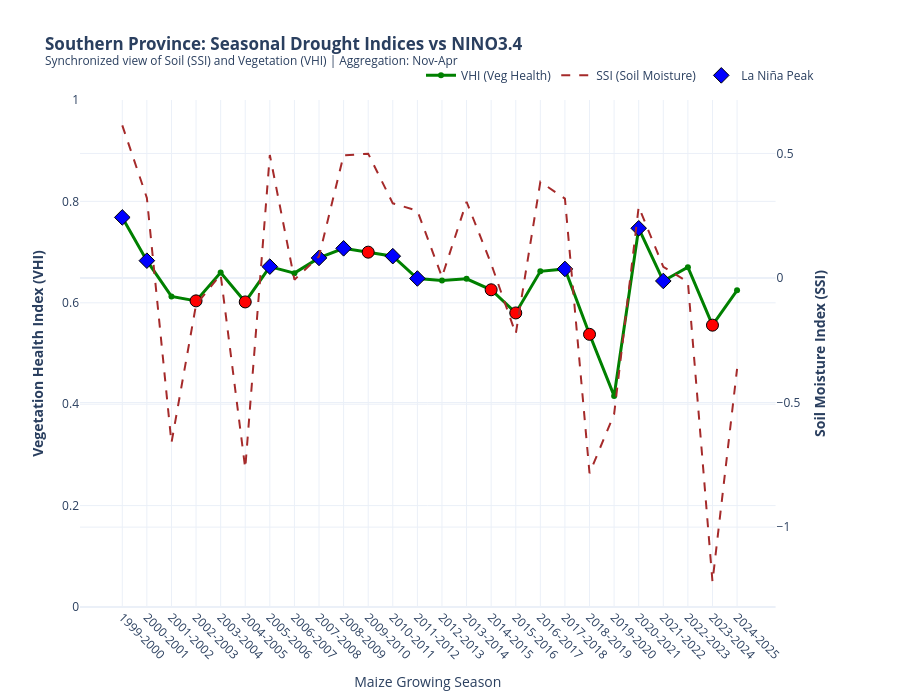

Notebook code for this chart:
### Markdown cell above
This visualization tracks the biological response of the vegetation canopy across individual districts, serving as the empirical measure of actual agricultural stress. A critical observation in this data is the "resilience gap" found during moderate years, where some districts manage to maintain a VHI above the 0.4 stress threshold despite declining soil moisture levels. The convergence of all district lines at the absolute bottom of the scale in 2024 provides precise scientific proof of a universal agricultural failure. This plot is essential for ground-truthing because it confirms that the soil moisture deficits recorded in our models actually resulted in visible crop damage across the province.

### Code cell
import pandas as pd
import numpy as np
import plotly.graph_objects as go
from plotly.subplots import make_subplots
import os

# ============================================================
# 1. PREPARE CLIMATE DATA (NINO34) - AGGREGATED NOV TO APR
# ============================================================
df_climate['date'] = pd.to_datetime(df_climate['date'])
df_climate['month'] = df_climate['date'].dt.month
df_climate['year'] = df_climate['date'].dt.year

# Define CropYear (Nov-Dec belongs to next year's harvest)
df_climate['CropYear'] = np.where(df_climate['month'] >= 11, 
                                  df_climate['year'] + 1, 
                                  df_climate['year'])

# Filter for the Maize Season (Nov to Apr) and aggregate NINO34
# Precision Note: Using months 11, 12, 1, 2, 3, 4
maize_months = [11, 12, 1, 2, 3, 4]
nino_seasonal = df_climate[df_climate['month'].isin(maize_months)].groupby('CropYear')['NINO34'].mean().reset_index()

# Patch 2024 NINO34 (Official Peak recorded for the season)
nino_seasonal.loc[nino_seasonal['CropYear'] == 2024, 'NINO34'] = 2.03

# ============================================================
# 2. PREPARE PROVINCIAL DATA (SOUTHERN PROVINCE)
# ============================================================
# Average all districts to the Provincial level
southern_data = df_seasonal_agg[df_seasonal_agg['province'] == 'Southern'].copy()
south_ts = southern_data.groupby('CropYear').agg({
    'SSI_seasonal': 'mean',
    'VHI_seasonal': 'mean',
    'NDVI_seasonal': 'mean'
}).reset_index()

# Merge with NINO34 data
south_ts = pd.merge(south_ts, nino_seasonal, on='CropYear', how='left')

# Remove any future/NaN rows (like 2025-2026) for precision
south_ts = south_ts.dropna(subset=['NINO34', 'SSI_seasonal'])

# Create Season label (e.g., "2015-2016")
south_ts['SEASON'] = (south_ts['CropYear'] - 1).astype(str) + "-" + south_ts['CropYear'].astype(str)

# ============================================================
# 3. CREATE THE DUAL-AXIS PLOT
# ============================================================
fig_comb = make_subplots(specs=[[{"secondary_y": True}]])

# Add VHI (Primary Axis - Left)
fig_comb.add_trace(
    go.Scatter(x=south_ts['SEASON'], y=south_ts['VHI_seasonal'], 
               name="VHI (Veg Health)",
               line=dict(color='green', width=3),
               mode='lines+markers'),
    secondary_y=False,
)

# Add SSI (Secondary Axis - Right)
fig_comb.add_trace(
    go.Scatter(x=south_ts['SEASON'], y=south_ts['SSI_seasonal'], 
               name="SSI (Soil Moisture)",
               line=dict(color='brown', width=2, dash='dash'),
               mode='lines'),
    secondary_y=True,
)

# ============================================================
# 4. ADD AUTOMATED ENSO MARKERS & SHADING (THRESHOLD = 0.5)
# ============================================================
for index, row in south_ts.iterrows():
    season = row['SEASON']
    nino_val = row['NINO34']
    
    # EL NIÑO (Threshold >= 0.5 catches 2002, 2005, 2019)
    if nino_val >= 0.5:
        fig_comb.add_vrect(x0=season, x1=season, fillcolor="red", opacity=0.1, layer="below", line_width=0)
        fig_comb.add_trace(go.Scatter(
            x=[season], y=[row['VHI_seasonal']],
            mode='markers',
            marker=dict(symbol='circle', size=12, color='red', line=dict(width=1, color='black')),
            name="El Niño Peak", 
            showlegend=False if index > 0 else True
        ), secondary_y=False)
        
    # LA NIÑA (Threshold <= -0.5)
    elif nino_val <= -0.5:
        fig_comb.add_vrect(x0=season, x1=season, fillcolor="blue", opacity=0.1, layer="below", line_width=0)
        fig_comb.add_trace(go.Scatter(
            x=[season], y=[row['VHI_seasonal']],
            mode='markers',
            marker=dict(symbol='diamond', size=12, color='blue', line=dict(width=1, color='black')),
            name="La Niña Peak", 
            showlegend=False if index > 0 else True
        ), secondary_y=False)

# ============================================================
# 5. FINAL LAYOUT POLISH
# ============================================================
fig_comb.update_layout(
    title="<b>Southern Province: Seasonal Drought Indices vs NINO3.4</b><br><sup>Synchronized view of Soil (SSI) and Vegetation (VHI) | Aggregation: Nov-Apr</sup>",
    template="plotly_white",
    hovermode="x unified",
    xaxis=dict(tickangle=45, type='category', title="Maize Growing Season"),
    height=700,
    legend=dict(orientation="h", yanchor="bottom", y=1.02, xanchor="right", x=1)
)

# Set y-axes titles
fig_comb.update_yaxes(title_text="<b>Vegetation Health Index (VHI)</b>", secondary_y=False, range=[0, 1])
fig_comb.update_yaxes(title_text="<b>Soil Moisture Index (SSI)</b>", secondary_y=True)

# ============================================================
# 6. SAVE AND SHOW
# ============================================================
output_path = os.path.join(base_path, "Southern_Province_Combined_DeepDive.html")
fig_comb.write_html(output_path)
#print(f"✅ Success! Provincial Combined Plot saved at: {output_path}")
fig_comb.show()

### Figure 1 — Plotly figure (JSON) as saved in the notebook; plotly's stock layout.template omitted (floating-point values rounded to 4 significant figures)
{"data": [{"line": {"color": "green", "width": 3}, "mode": "lines+markers", "name": "VHI (Veg Health)", "type": "scatter", "x": ["1999-2000", "2000-2001", "2001-2002", "2002-2003", "2003-2004", "2004-2005", "2005-2006", "2006-2007", "2007-2008", "2008-2009", "2009-2010", "2010-2011", "2011-2012", "2012-2013", "2013-2014", "2014-2015", "2015-2016", "2016-2017", "2017-2018", "2018-2019", "2019-2020", "2020-2021", "2021-2022", "2022-2023", "2023-2024", "2024-2025"], "xaxis": "x", "y": [0.7684, 0.6831, 0.6126, 0.6038, 0.6599, 0.6017, 0.6713, 0.6585, 0.6885, 0.7074, 0.6999, 0.692, 0.648, 0.6441, 0.6474, 0.6257, 0.58, 0.6621, 0.6668, 0.5378, 0.4163, 0.747, 0.6431, 0.6703, 0.5559, 0.6247], "yaxis": "y"}, {"line": {"color": "brown", "dash": "dash", "width": 2}, "mode": "lines", "name": "SSI (Soil Moisture)", "type": "scatter", "x": ["1999-2000", "2000-2001", "2001-2002", "2002-2003", "2003-2004", "2004-2005", "2005-2006", "2006-2007", "2007-2008", "2008-2009", "2009-2010", "2010-2011", "2011-2012", "2012-2013", "2013-2014", "2014-2015", "2015-2016", "2016-2017", "2017-2018", "2018-2019", "2019-2020", "2020-2021", "2021-2022", "2022-2023", "2023-2024", "2024-2025"], "xaxis": "x", "y": [0.6128, 0.3215, -0.6616, -0.1071, 0.01346, -0.7641, 0.4939, -0.006669, 0.08657, 0.4924, 0.4991, 0.2998, 0.2698, 0.004309, 0.3061, 0.05718, -0.2242, 0.386, 0.3187, -0.7838, -0.5469, 0.2858, 0.04486, -0.01609, -1.219, -0.3644], "yaxis": "y2"}, {"marker": {"color": "blue", "line": {"color": "black", "width": 1}, "size": 12, "symbol": "diamond"}, "mode": "markers", "name": "La Niña Peak", "showlegend": true, "type": "scatter", "x": ["1999-2000"], "xaxis": "x", "y": [0.7684], "yaxis": "y"}, {"marker": {"color": "blue", "line": {"color": "black", "width": 1}, "size": 12, "symbol": "diamond"}, "mode": "markers", "name": "La Niña Peak", "showlegend": false, "type": "scatter", "x": ["2000-2001"], "xaxis": "x", "y": [0.6831], "yaxis": "y"}, {"marker": {"color": "red", "line": {"color": "black", "width": 1}, "size": 12, "symbol": "circle"}, "mode": "markers", "name": "El Niño Peak", "showlegend": false, "type": "scatter", "x": ["2002-2003"], "xaxis": "x", "y": [0.6038], "yaxis": "y"}, {"marker": {"color": "red", "line": {"color": "black", "width": 1}, "size": 12, "symbol": "circle"}, "mode": "markers", "name": "El Niño Peak", "showlegend": false, "type": "scatter", "x": ["2004-2005"], "xaxis": "x", "y": [0.6017], "yaxis": "y"}, {"marker": {"color": "blue", "line": {"color": "black", "width": 1}, "size": 12, "symbol": "diamond"}, "mode": "markers", "name": "La Niña Peak", "showlegend": false, "type": "scatter", "x": ["2005-2006"], "xaxis": "x", "y": [0.6713], "yaxis": "y"}, {"marker": {"color": "blue", "line": {"color": "black", "width": 1}, "size": 12, "symbol": "diamond"}, "mode": "markers", "name": "La Niña Peak", "showlegend": false, "type": "scatter", "x": ["2007-2008"], "xaxis": "x", "y": [0.6885], "yaxis": "y"}, {"marker": {"color": "blue", "line": {"color": "black", "width": 1}, "size": 12, "symbol": "diamond"}, "mode": "markers", "name": "La Niña Peak", "showlegend": false, "type": "scatter", "x": ["2008-2009"], "xaxis": "x", "y": [0.7074], "yaxis": "y"}, {"marker": {"color": "red", "line": {"color": "black", "width": 1}, "size": 12, "symbol": "circle"}, "mode": "markers", "name": "El Niño Peak", "showlegend": false, "type": "scatter", "x": ["2009-2010"], "xaxis": "x", "y": [0.6999], "yaxis": "y"}, {"marker": {"color": "blue", "line": {"color": "black", "width": 1}, "size": 12, "symbol": "diamond"}, "mode": "markers", "name": "La Niña Peak", "showlegend": false, "type": "scatter", "x": ["2010-2011"], "xaxis": "x", "y": [0.692], "yaxis": "y"}, {"marker": {"color": "blue", "line": {"color": "black", "width": 1}, "size": 12, "symbol": "diamond"}, "mode": "markers", "name": "La Niña Peak", "showlegend": false, "type": "scatter", "x": ["2011-2012"], "xaxis": "x", "y": [0.648], "yaxis": "y"}, {"marker": {"color": "red", "line": {"color": "black", "width": 1}, "size": 12, "symbol": "circle"}, "mode": "markers", "name": "El Niño Peak", "showlegend": false, "type": "scatter", "x": ["2014-2015"], "xaxis": "x", "y": [0.6257], "yaxis": "y"}, {"marker": {"color": "red", "line": {"color": "black", "width": 1}, "size": 12, "symbol": "circle"}, "mode": "markers", "name": "El Niño Peak", "showlegend": false, "type": "scatter", "x": ["2015-2016"], "xaxis": "x", "y": [0.58], "yaxis": "y"}, {"marker": {"color": "blue", "line": {"color": "black", "width": 1}, "size": 12, "symbol": "diamond"}, "mode": "markers", "name": "La Niña Peak", "showlegend": false, "type": "scatter", "x": ["2017-2018"], "xaxis": "x", "y": [0.6668], "yaxis": "y"}, {"marker": {"color": "red", "line": {"color": "black", "width": 1}, "size": 12, "symbol": "circle"}, "mode": "markers", "name": "El Niño Peak", "showlegend": false, "type": "scatter", "x": ["2018-2019"], "xaxis": "x", "y": [0.5378], "yaxis": "y"}, {"marker": {"color": "blue", "line": {"color": "black", "width": 1}, "size": 12, "symbol": "diamond"}, "mode": "markers", "name": "La Niña Peak", "showlegend": false, "type": "scatter", "x": ["2020-2021"], "xaxis": "x", "y": [0.747], "yaxis": "y"}, {"marker": {"color": "blue", "line": {"color": "black", "width": 1}, "size": 12, "symbol": "diamond"}, "mode": "markers", "name": "La Niña Peak", "showlegend": false, "type": "scatter", "x": ["2021-2022"], "xaxis": "x", "y": [0.6431], "yaxis": "y"}, {"marker": {"color": "red", "line": {"color": "black", "width": 1}, "size": 12, "symbol": "circle"}, "mode": "markers", "name": "El Niño Peak", "showlegend": false, "type": "scatter", "x": ["2023-2024"], "xaxis": "x", "y": [0.5559], "yaxis": "y"}], "layout": {"height": 700, "hovermode": "x unified", "legend": {"orientation": "h", "x": 1, "xanchor": "right", "y": 1.02, "yanchor": "bottom"}, "shapes": [{"fillcolor": "blue", "layer": "below", "line": {"width": 0}, "opacity": 0.1, "type": "rect", "x0": "1999-2000", "x1": "1999-2000", "xref": "x", "y0": 0, "y1": 1, "yref": "y domain"}, {"fillcolor": "blue", "layer": "below", "line": {"width": 0}, "opacity": 0.1, "type": "rect", "x0": "2000-2001", "x1": "2000-2001", "xref": "x", "y0": 0, "y1": 1, "yref": "y domain"}, {"fillcolor": "red", "layer": "below", "line": {"width": 0}, "opacity": 0.1, "type": "rect", "x0": "2002-2003", "x1": "2002-2003", "xref": "x", "y0": 0, "y1": 1, "yref": "y domain"}, {"fillcolor": "red", "layer": "below", "line": {"width": 0}, "opacity": 0.1, "type": "rect", "x0": "2004-2005", "x1": "2004-2005", "xref": "x", "y0": 0, "y1": 1, "yref": "y domain"}, {"fillcolor": "blue", "layer": "below", "line": {"width": 0}, "opacity": 0.1, "type": "rect", "x0": "2005-2006", "x1": "2005-2006", "xref": "x", "y0": 0, "y1": 1, "yref": "y domain"}, {"fillcolor": "blue", "layer": "below", "line": {"width": 0}, "opacity": 0.1, "type": "rect", "x0": "2007-2008", "x1": "2007-2008", "xref": "x", "y0": 0, "y1": 1, "yref": "y domain"}, {"fillcolor": "blue", "layer": "below", "line": {"width": 0}, "opacity": 0.1, "type": "rect", "x0": "2008-2009", "x1": "2008-2009", "xref": "x", "y0": 0, "y1": 1, "yref": "y domain"}, {"fillcolor": "red", "layer": "below", "line": {"width": 0}, "opacity": 0.1, "type": "rect", "x0": "2009-2010", "x1": "2009-2010", "xref": "x", "y0": 0, "y1": 1, "yref": "y domain"}, {"fillcolor": "blue", "layer": "below", "line": {"width": 0}, "opacity": 0.1, "type": "rect", "x0": "2010-2011", "x1": "2010-2011", "xref": "x", "y0": 0, "y1": 1, "yref": "y domain"}, {"fillcolor": "blue", "layer": "below", "line": {"width": 0}, "opacity": 0.1, "type": "rect", "x0": "2011-2012", "x1": "2011-2012", "xref": "x", "y0": 0, "y1": 1, "yref": "y domain"}, {"fillcolor": "red", "layer": "below", "line": {"width": 0}, "opacity": 0.1, "type": "rect", "x0": "2014-2015", "x1": "2014-2015", "xref": "x", "y0": 0, "y1": 1, "yref": "y domain"}, {"fillcolor": "red", "layer": "below", "line": {"width": 0}, "opacity": 0.1, "type": "rect", "x0": "2015-2016", "x1": "2015-2016", "xref": "x", "y0": 0, "y1": 1, "yref": "y domain"}, {"fillcolor": "blue", "layer": "below", "line": {"width": 0}, "opacity": 0.1, "type": "rect", "x0": "2017-2018", "x1": "2017-2018", "xref": "x", "y0": 0, "y1": 1, "yref": "y domain"}, {"fillcolor": "red", "layer": "below", "line": {"width": 0}, "opacity": 0.1, "type": "rect", "x0": "2018-2019", "x1": "2018-2019", "xref": "x", "y0": 0, "y1": 1, "yref": "y domain"}, {"fillcolor": "blue", "layer": "below", "line": {"width": 0}, "opacity": 0.1, "type": "rect", "x0": "2020-2021", "x1": "2020-2021", "xref": "x", "y0": 0, "y1": 1, "yref": "y domain"}, {"fillcolor": "blue", "layer": "below", "line": {"width": 0}, "opacity": 0.1, "type": "rect", "x0": "2021-2022", "x1": "2021-2022", "xref": "x", "y0": 0, "y1": 1, "yref": "y domain"}, {"fillcolor": "red", "layer": "below", "line": {"width": 0}, "opacity": 0.1, "type": "rect", "x0": "2023-2024", "x1": "2023-2024", "xref": "x", "y0": 0, "y1": 1, "yref": "y domain"}], "title": {"text": "<b>Southern Province: Seasonal Drought Indices vs NINO3.4</b><br><sup>Synchronized view of Soil (SSI) and Vegetation (VHI) | Aggregation: Nov-Apr</sup>"}, "xaxis": {"anchor": "y", "domain": [0, 0.94], "tickangle": 45, "title": {"text": "Maize Growing Season"}, "type": "category"}, "yaxis": {"anchor": "x", "domain": [0, 1], "range": [0, 1], "title": {"text": "<b>Vegetation Health Index (VHI)</b>"}}, "yaxis2": {"anchor": "x", "overlaying": "y", "side": "right", "title": {"text": "<b>Soil Moisture Index (SSI)</b>"}}}}
